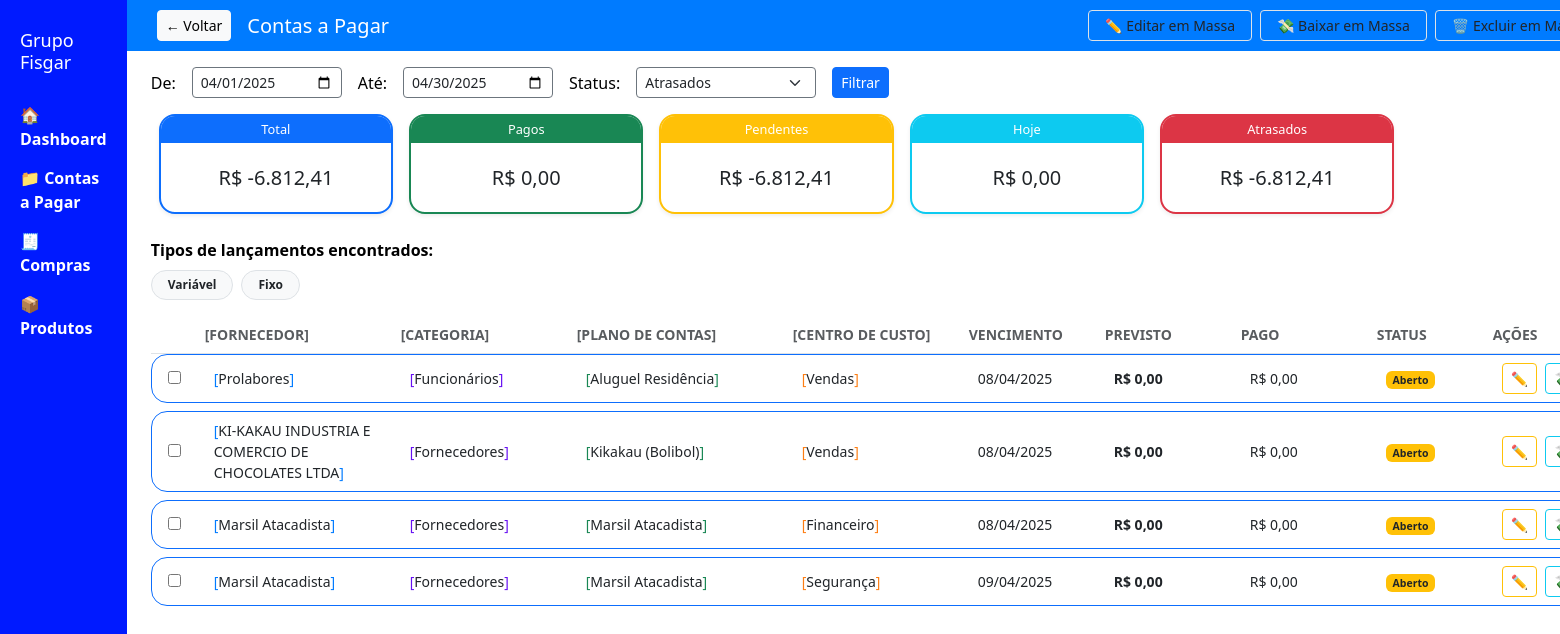
The app's page /contas-a-pagar?status=atrasados with its own data.
### tables this page shows
CREATE TABLE contas_a_pagar (
                codigo INTEGER PRIMARY KEY,
                "vencimento" TEXT, "agendamento" TEXT, "fornecedor" TEXT, "banco_pagamento" TEXT, "banco_previsto" TEXT, "valor" TEXT, "valor_pendente" TEXT, "valor_pago" TEXT, "documento" TEXT, "documento_tipo" TEXT, "pagamento_tipo" TEXT, "plano_de_contas" TEXT, "data_cadastro" TEXT, "data_competencia" TEXT, "data_documento" TEXT, "data_pagamento" TEXT, "arquivo_pagamento" TEXT, "arquivo_documento" TEXT, "arquivo_xml" TEXT, "arquivo_boleto" TEXT, "comentario" TEXT, "recebimento" TEXT, "codigo_externo" TEXT, "empresa" TEXT, "conta" TEXT, "status" TEXT, "categorias" TEXT, "tipo_custo" TEXT
            , centro_de_custo TEXT, tipo TEXT, emissao TEXT, tipo_documento TEXT, tipo_pagamento TEXT);

### routes/contas_a_pagar.py (the view, shortened to what this page needs)
@contas_a_pagar_bp.route("/contas-a-pagar")
def contas_a_pagar():
    try:
        status = request.args.get("status", "Todos")
        from calendar import monthrange
        hoje = datetime.today()
        mes_atual = hoje.month
        ano_atual = hoje.year
        data_inicio = request.args.get("inicio") or f"{ano_atual}-{mes_atual:02d}-01"
        data_fim = request.args.get("fim") or f"{ano_atual}-{mes_atual:02d}-{monthrange(ano_atual, mes_atual)[1]}"
        formato_json = request.args.get("json") == "1"
        hoje = datetime.today()
        data_hoje_str = hoje.strftime("%d/%m/%Y")
        conn = sqlite3.connect("grupo_fisgar.db")
        cursor = conn.cursor()
        cursor.execute("""
            SELECT valor
            FROM contas_a_pagar
            WHERE status IN ('Aberto', 'Pendente', 'Pago Parcialmente')
              AND vencimento < ?
        """, (data_hoje_str,))
        valores_atrasados = [formatar_valor(row[0]) for row in cursor.fetchall()]
        total_atrasado = -sum(valores_atrasados)
        try:
            cursor.execute("""
                SELECT codigo, fornecedor, categorias, centro_de_custo, tipo,
                       vencimento, valor, valor_pago, status, plano_de_contas
                FROM contas_a_pagar
            """)
            dados = cursor.fetchall()
            conn.close()
            dados_filtrados = []
            for d in dados:
                try:
                    vencimento = datetime.strptime(d[5].strip(), "%d/%m/%Y").date()
                except:
                    continue
                if status == "atrasados":
                    if d[8] not in ("Aberto", "Pendente", "Pago Parcialmente") or vencimento >= hoje.date():
                        continue
                if data_inicio and vencimento < datetime.strptime(data_inicio, "%Y-%m-%d").date():
                    continue
                if data_fim and vencimento > datetime.strptime(data_fim, "%Y-%m-%d").date():
                    continue
                if status != "Todos" and status != "atrasados" and d[8] != status:
                    continue
                dados_filtrados.append(d)
            totais = {
                "total": sum(-formatar_valor(d[6]) for d in dados_filtrados if d[6]),
                "pagos": sum(formatar_valor(d[7]) for d in dados_filtrados if d[8] == "Pago" and d[7]),
                "pendentes": sum(-formatar_valor(d[6]) for d in dados_filtrados if
                                 d[8] in ("Aberto", "Pendente", "Pago Parcialmente") and d[6]),
                "hoje": sum(-formatar_valor(d[6]) for d in dados_filtrados if
                            d[6] and datetime.strptime(d[5], "%d/%m/%Y").date() == hoje.date()),
                "atrasados": sum(-formatar_valor(d[6]) for d in dados_filtrados if
                                 d[6] and d[8] in ("Aberto", "Pendente", "Pago Parcialmente") and datetime.strptime(
                                     d[5], "%d/%m/%Y").date() < hoje.date())
            }
            lista = []
            for d in dados_filtrados:
                try:
                    valor_float = formatar_valor(d[6])
                    valor_pago_float = formatar_valor(d[7])
                except:
                    valor_float = 0.0
                    valor_pago_float = 0.0
                lista.append({
                    "codigo": d[0],
                    "fornecedor": d[1],
                    "categoria": d[2],
                    "centro": d[3],
                    "tipo": d[4],
                    "vencimento": d[5],
                    "valor": f"R$ {valor_float:,.2f}".replace(",", "X").replace(".", ",").replace("X", "."),
                    "valor_pago": f"R$ {valor_pago_float:,.2f}".replace(",", "X").replace(".", ",").replace("X", "."),
                    "status": d[8],
                    "plano": d[9],
                    "raw_valor": valor_float
                })
            tipos_unicos = list({item["tipo"] for item in lista if item.get("tipo")})
            return render_template(
                "contas_a_pagar.html",
                lancamentos=lista,
                totais=totais,
                status=status,
                data_inicio=data_inicio,
                data_fim=data_fim,
                hoje=hoje.strftime("%Y-%m-%d"),
                tipos=tipos_unicos
            )
        except Exception as e:
            conn.close()
            return render_template(
                "contas_a_pagar.html",
                error_message=f"Erro ao carregar dados: {str(e)}"
            )
    except Exception as e:
        return jsonify({
            "error": "Erro interno no servidor",
            "details": str(e)
        }), 500

### app.py (called while the page is built)
@app.template_filter("formatar")
def formatar(valor):
    try:
        valor = float(str(valor).replace(",", ".").replace("R$", "").strip())
        return f"R$ {valor:,.2f}".replace(",", "v").replace(".", ",").replace("v", ".")
    except:
        return "R$ 0,00"

### routes/contas_a_pagar.py (called while the page is built)
def formatar_valor(valor):
    try:
        return float(str(valor).replace(",", ".").replace("R$", "").strip())
    except:
        return 0.00

### templates/contas_a_pagar.html (shortened to what this page needs)
<!DOCTYPE html>
<html lang="pt-br">
<head>
  <link href="https://cdn.jsdelivr.net/npm/bootstrap@5.3.2/dist/css/bootstrap.min.css" rel="stylesheet">
</head>
<body>
  <div class="menu-lateral">
    <h2>Grupo Fisgar</h2>
    <a href="/">🏠 Dashboard</a>
    <a href="/contas-a-pagar">📁 Contas a Pagar</a>
    <a href="/compras">🧾 Compras</a>
    <a href="/produtos">📦 Produtos</a>
  </div>
  <div class="conteudo">
    <div class="topo-fixo d-flex justify-content-between align-items-center">
      <div class="d-flex gap-3 align-items-center">
        {% if status != 'Todos' %}
        <a href="/contas-a-pagar" class="btn btn-light btn-sm">← Voltar</a>
        {% endif %}
        <h1 style="margin: 0; font-size: 20px;">Contas a Pagar</h1>
      </div>
      <div class="d-flex gap-2">
        <button type="button" class="btn btn-white btn-sm border px-3 py-1"
            onclick="abrirModalEditarMassa()">✏️ Editar em Massa</button>
        <button type="button" class="btn btn-white btn-sm border px-3 py-1"
                title="Dar baixa nos selecionados"
                onclick="abrirModalBaixarMassa()">
          💸 Baixar em Massa
        </button>
        <form method="POST" action="/excluir-massa" id="form-excluir-topo" onsubmit="return confirmarExclusao();">
          <button type="submit" class="btn btn-white btn-sm border px-3 py-1" title="Excluir selecionados">
            🗑️ Excluir em Massa
          </button>
        </form>
      </div>
    </div>
    <form method="get" class="d-flex align-items-center gap-3 py-3 px-4">
      <label for="inicio" class="mb-0">De:</label>
      <input type="date" name="inicio" id="inicio" value="{{ data_inicio }}" class="form-control form-control-sm bg-white text-dark border-secondary" style="max-width: 150px;">
      <label for="fim" class="mb-0">Até:</label>
      <input type="date" name="fim" id="fim" value="{{ data_fim }}" class="form-control form-control-sm bg-white text-dark border-secondary" style="max-width: 150px;">
      <label for="status" class="mb-0">Status:</label>
      <select name="status" id="status" class="form-select form-select-sm bg-white text-dark border-secondary" style="max-width: 180px;">
        <option value="atrasados" {% if status =='atrasados' %}selected{% endif %}>Atrasados</option>
      </select>
      <button type="submit" class="btn btn-primary btn-sm">Filtrar</button>
    </form>
<div class="row g-3 mx-4 mb-4">
  {% set cores = {'total': 'primary', 'pagos': 'success', 'pendentes': 'warning', 'hoje': 'info', 'atrasados': 'danger'} %}
  {% for chave, valor in totais.items() %}
    <div class="col-md-2 col-sm-4 col-6">
      {% if chave == 'atrasados' %}
        <a href="/contas-a-pagar?status={{ chave }}" style="text-decoration: none;">
      {% endif %}
      <div class="card border border-{{ cores[chave] }} border-2 rounded-4 shadow-sm overflow-hidden"
           style="background-color: #ffffff; min-height: 100px; transition: 0.2s ease-in-out; cursor: pointer;"
           onmouseover="this.style.transform='scale(1.02)'"
           onmouseout="this.style.transform='scale(1)'"
           {% if chave == 'hoje' %}onclick="abrirModalLancamentosHoje()"{% endif %}>
        <div class="bg-{{ cores[chave] }} text-white py-1 px-2 text-center" style="font-size: 0.8rem;">
          {{ chave | capitalize }}
        </div>
        <div class="card-body d-flex align-items-center justify-content-center fs-5 text-dark">
          {{ (valor * -1) | formatar }}
        </div>
      </div>
      {% if chave == 'atrasados' %}
        </a>
      {% endif %}
    </div>
  {% endfor %}
</div>
    {% if tipos %}
    <div class="mx-4 mb-3">
      <label class="fw-bold">Tipos de lançamentos encontrados:</label>
      <div class="d-flex flex-wrap gap-2 mt-2">
        {% for t in tipos %}
          <span class="badge rounded-pill bg-light border text-dark px-3 py-2">
            {{ t }}
          </span>
        {% endfor %}
      </div>
    </div>
    {% endif %}
    <div class="mx-4 sticky-top bg-white py-2 border-bottom text-muted small" style="z-index: 10;">
      <div class="d-flex gap-3 ps-2 fw-bold text-uppercase">
        <div style="width: 30px;"></div>
        <div style="width: 180px;">[Fornecedor]</div>
        <div style="width: 160px;">[Categoria]</div>
        <div style="width: 200px;">[Plano de Contas]</div>
        <div style="width: 160px;">[Centro de Custo]</div>
        <div style="width: 120px;">Vencimento</div>
        <div style="width: 120px;">Previsto</div>
        <div style="width: 120px;">Pago</div>
        <div style="width: 100px;">Status</div>
        <div style="width: 110px;">Ações</div>
      </div>
    </div>
    <form method="POST" action="/excluir-massa" id="form-excluir" onsubmit="return confirmarExclusao();">
      {% for item in lancamentos %}
      <div class="border border-primary rounded-4 d-flex align-items-center px-3 py-2 mb-2 mx-4 bg-white text-dark small">
        <div class="d-flex align-items-center gap-3 w-100">
          <div style="width: 30px;">
            <input type="checkbox" name="codigos" value="{{ item.codigo }}">
          </div>
          <div style="width: 180px;"><span style="color: #007bff;">[</span>{{ item.fornecedor }}<span style="color: #007bff;">]</span></div>
          <div style="width: 160px;"><span style="color: #6610f2;">[</span>{{ item.categoria }}<span style="color: #6610f2;">]</span></div>
          <div style="width: 200px;"><span style="color: #198754;">[</span>{{ item.plano }}<span style="color: #198754;">]</span></div>
          <div style="width: 160px;"><span style="color: #fd7e14;">[</span>{{ item.centro }}<span style="color: #fd7e14;">]</span></div>
          <div style="width: 120px;">{{ item.vencimento }}</div>
          <div style="width: 120px;"><strong>{{ item.valor | formatar }}</strong></div>
          <div style="width: 120px;">{{ item.valor_pago | formatar }}</div>
          <div style="width: 100px;">
            <span class="badge
              {% if item.status == 'Pago' %}bg-success
              {% elif item.status == 'Aberto' %}bg-warning text-dark
              {% elif item.status == 'Atrasado' %}bg-danger
              {% else %}bg-secondary{% endif %}">
              {{ item.status }}
            </span>
          </div>
<div class="d-flex flex-row gap-2" style="width: 110px;">
  <button class="btn btn-outline-warning btn-sm px-2 py-1"
          type="button"
          title="Editar"
          onclick="abrirModalEditar('{{ item.codigo }}')">
    ✏️
  </button>
  <button class="btn btn-outline-info btn-sm px-2 py-1"
          type="button"
          title="Dar baixa"
          onclick="abrirModalBaixar('{{ item.codigo }}')">
  </button>
</div>>
        </div>
      </div>
      {% endfor %}
    </form>
  </body>
</html>

### templates/contas_a_pagar.html (style rules this page uses)
body { margin: 0; background-color: #ffffff; color: #000000; font-family: 'Segoe UI', sans-serif; display: flex; }
.menu-lateral { width: 220px; background-color: #001aff; padding: 30px 20px; min-height: 100vh; color: white; }
.menu-lateral h2 { font-size: 18px; margin-bottom: 30px; }
.menu-lateral a { color: white; text-decoration: none; display: block; margin-bottom: 15px; font-weight: bold; }
.conteudo { flex: 1; }
.topo-fixo { position: sticky; top: 0; background-color: #007bff; padding: 10px 30px; display: flex; justify-content: space-between; align-items: center; z-index: 1000; }
.topo-fixo h1 { margin: 0; font-size: 20px; color: white; }

### records on screen
contas_a_pagar: tipo "Variável", fornecedor "Marsil Atacadista", categoria "Fornecedores", plano "Marsil Atacadista", centro "Financeiro", vencimento "08/04/2025", valor "R$ 0,00", valor_pago "R$ 0,00", status "Aberto"
contas_a_pagar: tipo "Fixo", fornecedor "Marsil Atacadista", categoria "Fornecedores", plano "Marsil Atacadista", centro "Segurança", vencimento "09/04/2025", valor "R$ 0,00", valor_pago "R$ 0,00", status "Aberto"
contas_a_pagar: fornecedor "Prolabores", categoria "Funcionários", plano "Aluguel Residência", centro "Vendas", vencimento "08/04/2025", valor "R$ 0,00", valor_pago "R$ 0,00", status "Aberto"
contas_a_pagar: fornecedor "KI-KAKAU INDUSTRIA E COMERCIO DE CHOCOLATES LTDA", categoria "Fornecedores", plano "Kikakau (Bolibol)", centro "Vendas", vencimento "08/04/2025", valor "R$ 0,00", valor_pago "R$ 0,00", status "Aberto"

### other values on screen
{{ chave | capitalize }} "Total" "Pagos" "Pendentes" "Hoje" "Atrasados"
{{ (valor * -1) | formatar }} "R$ -6.812,41" "R$ 0,00" "R$ -6.812,41" "R$ 0,00" "R$ -6.812,41"
